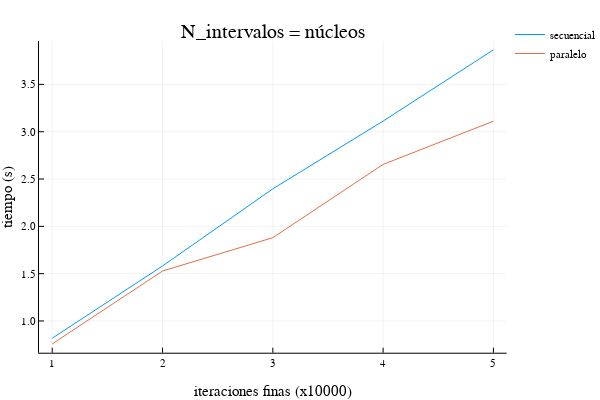

This figure's notebook cell:
### Code cell
plotly()
plot(time_array,  time_16, label = ["secuencial" "paralelo"], title = "N_intervalos = núcleos", xlabel="iteraciones finas (x10000)", ylabel="tiempo (s)")

### Figure 1 — Plotly figure (JSON) as saved in the notebook; plotly's stock layout.template omitted (floating-point values rounded to 4 significant figures)
{"data": [{"colorbar": {"title": ""}, "legendgroup": "secuencial", "line": {"color": "rgba(0, 154, 250, 1.000)", "dash": "solid", "shape": "linear", "width": 1}, "mode": "lines", "name": "secuencial", "showlegend": true, "type": "scatter", "x": [1, 2, 3, 4, 5], "xaxis": "x1", "y": [0.8179, 1.581, 2.396, 3.112, 3.865], "yaxis": "y1", "zmax": null, "zmin": null}, {"colorbar": {"title": ""}, "legendgroup": "paralelo", "line": {"color": "rgba(227, 111, 71, 1.000)", "dash": "solid", "shape": "linear", "width": 1}, "mode": "lines", "name": "paralelo", "showlegend": true, "type": "scatter", "x": [1, 2, 3, 4, 5], "xaxis": "x1", "y": [0.7578, 1.528, 1.88, 2.654, 3.111], "yaxis": "y1", "zmax": null, "zmin": null}], "layout": {"annotations": [{"font": {"color": "rgba(0, 0, 0, 1.000)", "family": "sans-serif", "size": 20}, "rotation": 0, "showarrow": false, "text": "N_intervalos = núcleos", "x": 0.535, "xanchor": "center", "xref": "paper", "y": 1, "yanchor": "top", "yref": "paper"}], "height": 400, "legend": {"bgcolor": "rgba(255, 255, 255, 1.000)", "bordercolor": "rgba(0, 0, 0, 1.000)", "font": {"color": "rgba(0, 0, 0, 1.000)", "family": "sans-serif", "size": 11}, "tracegroupgap": 0, "x": 1, "y": 1}, "margin": {"b": 20, "l": 0, "r": 0, "t": 20}, "paper_bgcolor": "rgba(255, 255, 255, 1.000)", "plot_bgcolor": "rgba(255, 255, 255, 1.000)", "showlegend": true, "width": 600, "xaxis": {"anchor": "y1", "domain": [0.07647, 0.9934], "gridcolor": "rgba(0, 0, 0, 0.100)", "gridwidth": 0.5, "linecolor": "rgba(0, 0, 0, 1.000)", "mirror": false, "range": [0.88, 5.12], "showgrid": true, "showline": true, "showticklabels": true, "tickangle": 0, "tickcolor": "rgb(0, 0, 0)", "tickfont": {"color": "rgba(0, 0, 0, 1.000)", "family": "sans-serif", "size": 11}, "tickmode": "array", "ticks": "inside", "ticktext": ["1", "2", "3", "4", "5"], "tickvals": [1, 2, 3, 4, 5], "title": "iteraciones finas (x10000)", "titlefont": {"color": "rgba(0, 0, 0, 1.000)", "family": "sans-serif", "size": 15}, "type": "-", "visible": true, "zeroline": false, "zerolinecolor": "rgba(0, 0, 0, 1.000)"}, "yaxis": {"anchor": "x1", "domain": [0.07581, 0.9415], "gridcolor": "rgba(0, 0, 0, 0.100)", "gridwidth": 0.5, "linecolor": "rgba(0, 0, 0, 1.000)", "mirror": false, "range": [0.6646, 3.958], "showgrid": true, "showline": true, "showticklabels": true, "tickangle": 0, "tickcolor": "rgb(0, 0, 0)", "tickfont": {"color": "rgba(0, 0, 0, 1.000)", "family": "sans-serif", "size": 11}, "tickmode": "array", "ticks": "inside", "ticktext": ["1.0", "1.5", "2.0", "2.5", "3.0", "3.5"], "tickvals": [1, 1.5, 2, 2.5, 3, 3.5], "title": "tiempo (s)", "titlefont": {"color": "rgba(0, 0, 0, 1.000)", "family": "sans-serif", "size": 15}, "type": "-", "visible": true, "zeroline": false, "zerolinecolor": "rgba(0, 0, 0, 1.000)"}}}
